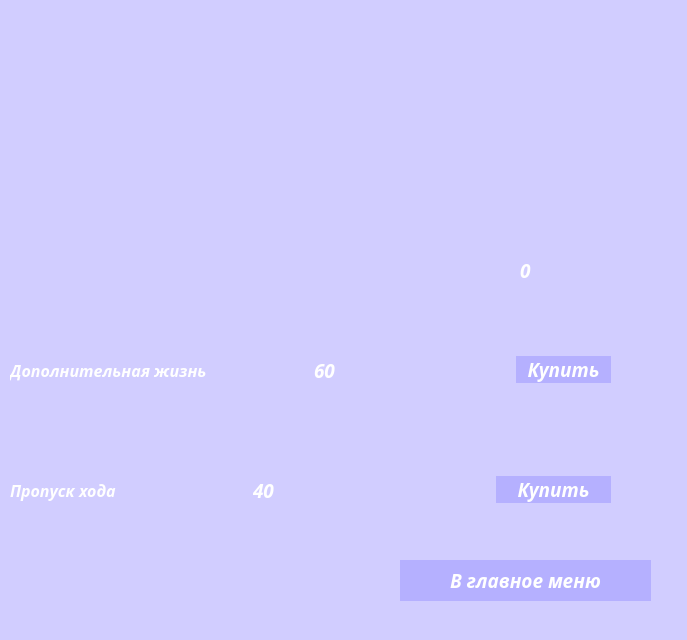
<?xml version="1.0" encoding="UTF-8"?>
<ui version="4.0">
 <class>MainWindow</class>
 <widget class="QMainWindow" name="MainWindow">
  <property name="geometry">
   <rect>
    <x>0</x>
    <y>0</y>
    <width>687</width>
    <height>640</height>
   </rect>
  </property>
  <property name="minimumSize">
   <size>
    <width>684</width>
    <height>640</height>
   </size>
  </property>
  <property name="maximumSize">
   <size>
    <width>687</width>
    <height>640</height>
   </size>
  </property>
  <property name="windowTitle">
   <string>MainWindow</string>
  </property>
  <property name="styleSheet">
   <string notr="true">background-color: rgb(209, 205, 255)</string>
  </property>
  <widget class="QWidget" name="centralwidget">
   <widget class="QLabel" name="label">
    <property name="geometry">
     <rect>
      <x>180</x>
      <y>0</y>
      <width>301</width>
      <height>321</height>
     </rect>
    </property>
    <property name="text">
     <string/>
    </property>
    <property name="pixmap">
     <pixmap>../images/МАГАЗИН.png</pixmap>
    </property>
   </widget>
   <widget class="QWidget" name="horizontalLayoutWidget_2">
    <property name="geometry">
     <rect>
      <x>10</x>
      <y>330</y>
      <width>601</width>
      <height>80</height>
     </rect>
    </property>
    <layout class="QHBoxLayout" name="horizontalLayout_2">
     <item>
      <widget class="QLabel" name="label_6">
       <property name="font">
        <font>
         <family>Lucida Sans Typewriter</family>
         <pointsize>12</pointsize>
         <weight>75</weight>
         <italic>true</italic>
         <bold>true</bold>
        </font>
       </property>
       <property name="styleSheet">
        <string notr="true">color:white</string>
       </property>
       <property name="text">
        <string>Дополнительная жизнь</string>
       </property>
      </widget>
     </item>
     <item>
      <widget class="QLabel" name="label_7">
       <property name="text">
        <string/>
       </property>
      </widget>
     </item>
     <item>
      <widget class="QLabel" name="label_8">
       <property name="font">
        <font>
         <family>Lucida Sans Typewriter</family>
         <pointsize>14</pointsize>
         <weight>75</weight>
         <italic>true</italic>
         <bold>true</bold>
        </font>
       </property>
       <property name="styleSheet">
        <string notr="true">color:white</string>
       </property>
       <property name="text">
        <string>60 </string>
       </property>
      </widget>
     </item>
     <item>
      <widget class="QLabel" name="label_9">
       <property name="text">
        <string/>
       </property>
       <property name="pixmap">
        <pixmap>../images/coins.png</pixmap>
       </property>
      </widget>
     </item>
     <item>
      <widget class="QPushButton" name="pushButton_2">
       <property name="font">
        <font>
         <family>Lucida Sans Typewriter</family>
         <pointsize>14</pointsize>
         <weight>75</weight>
         <italic>true</italic>
         <bold>true</bold>
        </font>
       </property>
       <property name="cursor">
        <cursorShape>PointingHandCursor</cursorShape>
       </property>
       <property name="styleSheet">
        <string notr="true">QPushButton{
color:rgb(255, 255, 255);
background-color:rgb(181, 176, 255);
border-radius:30;
}

QPushButton:pressed {
background-color:rgb(163, 78, 194);
}</string>
       </property>
       <property name="text">
        <string>Купить</string>
       </property>
      </widget>
     </item>
    </layout>
   </widget>
   <widget class="QWidget" name="horizontalLayoutWidget_3">
    <property name="geometry">
     <rect>
      <x>10</x>
      <y>450</y>
      <width>601</width>
      <height>80</height>
     </rect>
    </property>
    <layout class="QHBoxLayout" name="horizontalLayout_3">
     <item>
      <widget class="QLabel" name="label_10">
       <property name="font">
        <font>
         <family>Lucida Sans Typewriter</family>
         <pointsize>12</pointsize>
         <weight>75</weight>
         <italic>true</italic>
         <bold>true</bold>
        </font>
       </property>
       <property name="styleSheet">
        <string notr="true">color:white</string>
       </property>
       <property name="text">
        <string>Пропуск хода</string>
       </property>
      </widget>
     </item>
     <item>
      <widget class="QLabel" name="label_11">
       <property name="text">
        <string/>
       </property>
      </widget>
     </item>
     <item>
      <widget class="QLabel" name="label_12">
       <property name="font">
        <font>
         <family>Lucida Sans Typewriter</family>
         <pointsize>14</pointsize>
         <weight>75</weight>
         <italic>true</italic>
         <bold>true</bold>
        </font>
       </property>
       <property name="styleSheet">
        <string notr="true">color:white</string>
       </property>
       <property name="text">
        <string>40 </string>
       </property>
      </widget>
     </item>
     <item>
      <widget class="QLabel" name="label_13">
       <property name="text">
        <string/>
       </property>
       <property name="pixmap">
        <pixmap>../images/coins.png</pixmap>
       </property>
      </widget>
     </item>
     <item>
      <widget class="QPushButton" name="pushButton_3">
       <property name="font">
        <font>
         <family>Lucida Sans Typewriter</family>
         <pointsize>14</pointsize>
         <weight>75</weight>
         <italic>true</italic>
         <bold>true</bold>
        </font>
       </property>
       <property name="cursor">
        <cursorShape>PointingHandCursor</cursorShape>
       </property>
       <property name="styleSheet">
        <string notr="true">QPushButton{
color:rgb(255, 255, 255);
background-color:rgb(181, 176, 255);
border-radius:30;
}

QPushButton:pressed {
background-color:rgb(163, 78, 194);
}</string>
       </property>
       <property name="text">
        <string>Купить</string>
       </property>
      </widget>
     </item>
    </layout>
   </widget>
   <widget class="QLabel" name="label_14">
    <property name="geometry">
     <rect>
      <x>600</x>
      <y>260</y>
      <width>55</width>
      <height>31</height>
     </rect>
    </property>
    <property name="text">
     <string/>
    </property>
    <property name="pixmap">
     <pixmap>../images/coins.png</pixmap>
    </property>
   </widget>
   <widget class="QLabel" name="label_4">
    <property name="geometry">
     <rect>
      <x>520</x>
      <y>250</y>
      <width>71</width>
      <height>41</height>
     </rect>
    </property>
    <property name="font">
     <font>
      <family>Lucida Sans Typewriter</family>
      <pointsize>14</pointsize>
      <weight>75</weight>
      <italic>true</italic>
      <bold>true</bold>
     </font>
    </property>
    <property name="styleSheet">
     <string notr="true">color:white</string>
    </property>
    <property name="text">
     <string>0</string>
    </property>
   </widget>
   <widget class="QPushButton" name="pushButton">
    <property name="geometry">
     <rect>
      <x>400</x>
      <y>560</y>
      <width>251</width>
      <height>41</height>
     </rect>
    </property>
    <property name="font">
     <font>
      <family>Lucida Sans Typewriter</family>
      <pointsize>14</pointsize>
      <weight>75</weight>
      <italic>true</italic>
      <bold>true</bold>
     </font>
    </property>
    <property name="cursor">
     <cursorShape>PointingHandCursor</cursorShape>
    </property>
    <property name="styleSheet">
     <string notr="true">QPushButton{
color:rgb(255, 255, 255);
background-color:rgb(181, 176, 255);
border-radius:30;
}

QPushButton:pressed {
background-color:rgb(163, 78, 194);
}</string>
    </property>
    <property name="text">
     <string>В главное меню</string>
    </property>
   </widget>
  </widget>
 </widget>
 <resources/>
 <connections/>
</ui>
